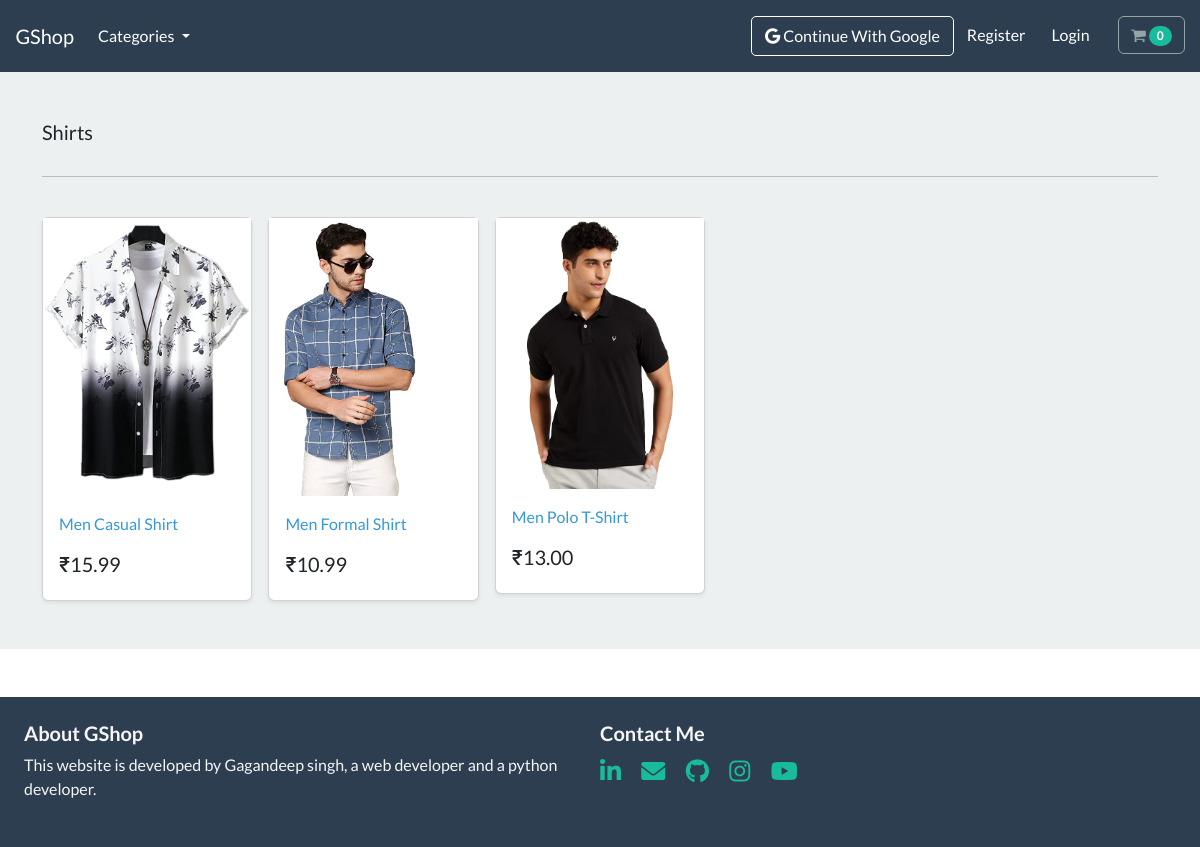
The page /search/shirts on the database its author committed.
### store/models.py (models this page shows, shortened)
class Product(models.Model):
    title = models.CharField(max_length=255)
    brand = models.CharField(max_length=250)
    category = models.ManyToManyField('Category', related_name='category')
    description = models.TextField(max_length=400)
    slug = models.SlugField(max_length=255)
    price = models.DecimalField(max_digits=6, decimal_places=2)
    image = models.ImageField(upload_to='product-images/')

### store/views.py (the view)
# urls.py: path('search/<slug:slug>', listcategory, name='list-category'),
def listcategory(request, slug):
    products = Product.objects.filter(category__slug=slug)
    return render(request, 'store/list-category.html', {'products': products, 'ctg': slug})

### cart/cart.py (called while the page is built)
    def __len__(self):
        return sum(item['qty'] for item in self.cart.values())

### cart/context_processors.py (called while the page is built)
def cart(request):
    return {'cart': Cart(request)}

### store/views.py (called while the page is built)
def categories(request):
    all_ctg = Category.objects.all()
    return {'all_ctg': all_ctg}

### store/templates/store/list-category.html (shortened to what this page needs)
{% extends "./base.html" %}
{% load static %}
{% block content %}
    <main>
        <div class="album py-5 bg-light">
            <div class="container">
                <div class="pb-3 h5"> {{ ctg|title }}</div>
                <hr>
                <br>
                <div class="row row-cols-1 row-cols-sm-2 row-cols-md-5 g-3">
                    {% for product in products %}
                        <div class="col">
                            <div class="card shadow-sm">
                                <img class="img-fluid" alt="Responsive image" src="{{ product.image.url }}">
                                <div class="card-body">
                                    <p class="card-text">
                                        <a class="text-info text-decoration-none"
                                           href="{% url 'product-info' product.slug %}">{{ product.title|title }} </a>
                                    </p>
                                    <div class="d-flex justify-content-between align-items-center">
                                        <h5> ₹{{ product.price }} </h5>
                                    </div>
                                </div>
                            </div>
                        </div>
                    {% endfor %}
                </div>
            </div>
        </div>
    </main>
{% endblock %}

### rows shown on the page
Product: image (picture), title "Men Casual Shirt", price "15.99"
Product: image (picture), title "Men Formal Shirt", price "10.99"
Product: image (picture), title "Men Polo T-Shirt", price "13.00"

### other values the page prints
{{ ctg|title }} "Shirts"
